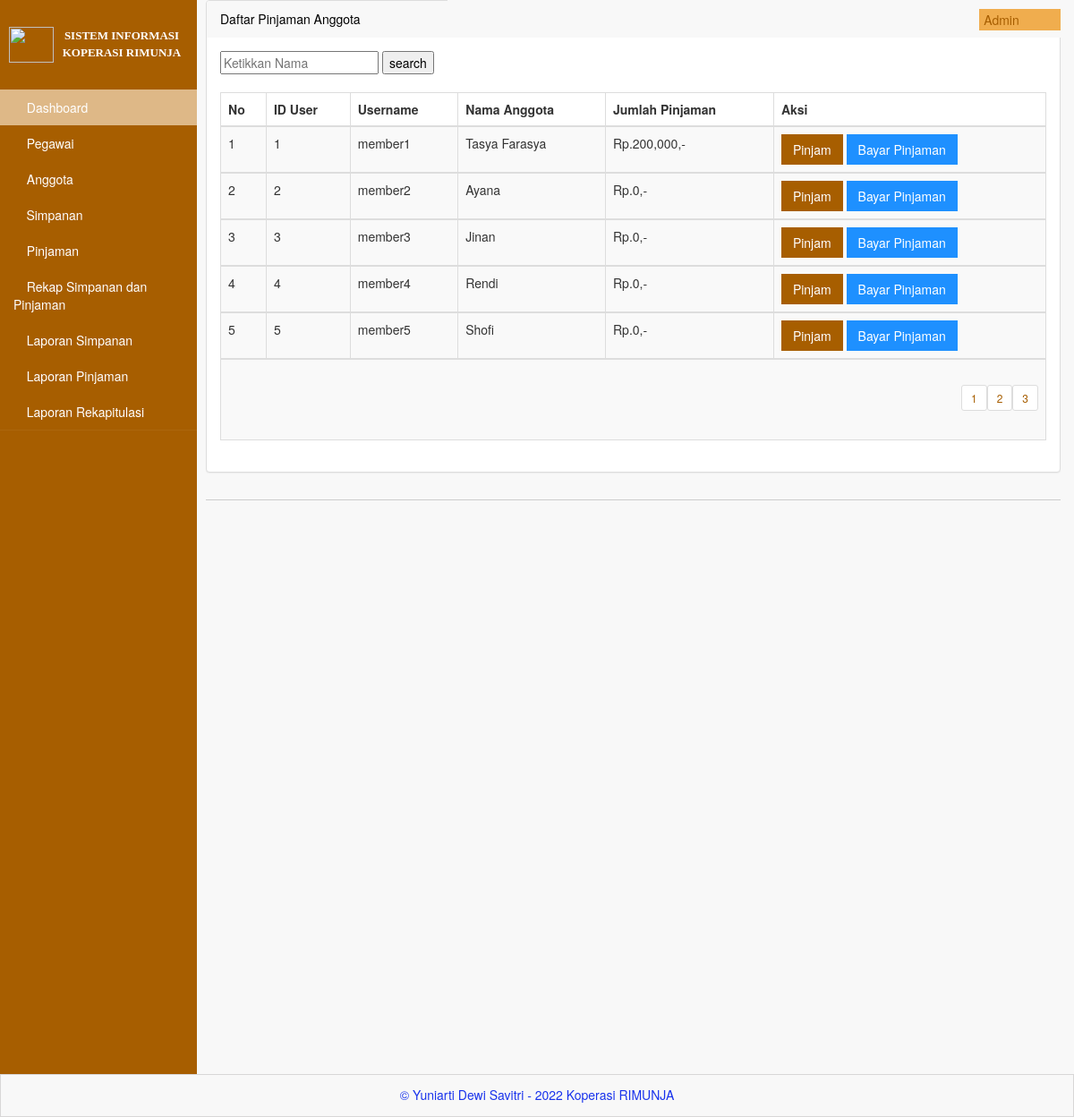
The page /admin/index.php?menu=pinjaman (signed in) on the database its author committed.
### tables this page shows
CREATE TABLE IF NOT EXISTS `anggota` (
  `id_user` int(11) NOT NULL AUTO_INCREMENT,
  `username` varchar(16) DEFAULT NULL,
  `password` varchar(16) DEFAULT NULL,
  `nama` varchar(50) DEFAULT NULL,
  `nik` bigint(16) DEFAULT NULL,
  `tgl_lahir` date DEFAULT NULL,
  `jenis_kelamin` varchar(9) DEFAULT NULL,
  `pekerjaan` varchar(16) DEFAULT NULL,
  `alamat` varchar(50) DEFAULT NULL,
  `no_hp` char(20) DEFAULT NULL,
  `simpan` varchar(16) DEFAULT NULL,
  `pinjaman` varchar(16) DEFAULT NULL,
  PRIMARY KEY (`id_user`)
);

### admin/pinjaman.php (the view, shortened to what this page needs)
<?php
$row = 5;
$hal = isset($_GET['hal']) ? $_GET['hal'] : 0;
$Cari = "SELECT * FROM anggota";
$Tampil = mysql_query($Cari);
$jml	 = mysql_num_rows($Tampil);
$max	 = ceil($jml/$row);
?>
<div class="panel panel-default">
	<div class="panel-heading">
		Daftar Pinjaman Anggota
	</div>
	<div class="panel-body">
		<div class="table-responsive">
		<form method="post" action="index.php?menu=pencarianpinjaman">
		 <input type="text" name="search" placeholder="Ketikkan Nama">
		 <input type="submit" name="submit" value="search"">
		</form>
		<br>
			<table class="table table-striped table-bordered table-hover">
				<thead>
					<tr>
					<th>No</th>
						<th>ID User</th>
						<th>Username</th>
						<th>Nama Anggota</th>
						<th>Jumlah Pinjaman</th>
						<th>Aksi</th>
					</tr>
				</thead>
			<?php
				$Cari = "SELECT * FROM anggota ORDER BY id_user ASC LIMIT $hal, $row";
				$Tampil = mysql_query($Cari);
				$nomer  = 0;
				 while ($hasil = mysql_fetch_array ($Tampil)) {
						$nomer++;
			?>
				<tbody>
					<tr>
							<td><?php echo $nomer;?></td>
						<td><?php  echo $hasil['id_user'];?></td>
						<td><?php  echo $hasil['username'];?></td>
						<td><?php  echo $hasil['nama'];?></td>
						<td>Rp.<?php  echo number_format( $hasil['pinjaman']);?>,-</td>
						<td>
						<div class='btn-group'>
						  <a href="?menu=form-pinjam&id_user=<?php echo $hasil['id_user']; ?>"class="btn btn-primary btn-rect">Pinjam</a>
						  </div>
						  <div class='btn-group'>
						  <a href="?menu=form-bayar&id_user=<?php echo $hasil['id_user']; ?>"class="btn btn-detail btn-rect">Bayar Pinjaman</a>
						  </div>
						</td>
					</tr>
				</tbody>
			<?php } ?>
					<tr>
						<td colspan="7" align="right">
						<?php
						for($h = 1; $h <= $max; $h++){
							$list[$h] = $row*$h-$row;
							echo "<ul class='pagination pagination-sm'><li><a href='?menu=pinjaman&hal=$list[$h]'>$h</a></li></ul>";
						}
						?></td>
					</tr>
			</table>
		</div>
	</div>
</div>

### css/main.css (style rules this page uses)
@media (min-width: 768px) { html, body { height: 100%; } }
body.padTop53 { padding-top: 0px; overflow: visible; }
@media (min-width: 802px) { body.padTop53 { padding-top: 0px; } }
.btn-rect { border-radius: 0 !important; }

### css/MoneAdmin.css (style rules this page uses)
body { background-color: #f8f8f8; }

### rows shown on the page
anggota: id_user "1", username "member1", nama "Tasya Farasya", pinjaman "200,000"
anggota: id_user "2", username "member2", nama "Ayana", pinjaman "0"
anggota: id_user "3", username "member3", nama "Jinan", pinjaman "0"
anggota: id_user "4", username "member4", nama "Rendi", pinjaman "0"
anggota: id_user "5", username "member5", nama "Shofi", pinjaman "0"

### other values the page prints
$_SESSION["nama"] "Admin"
